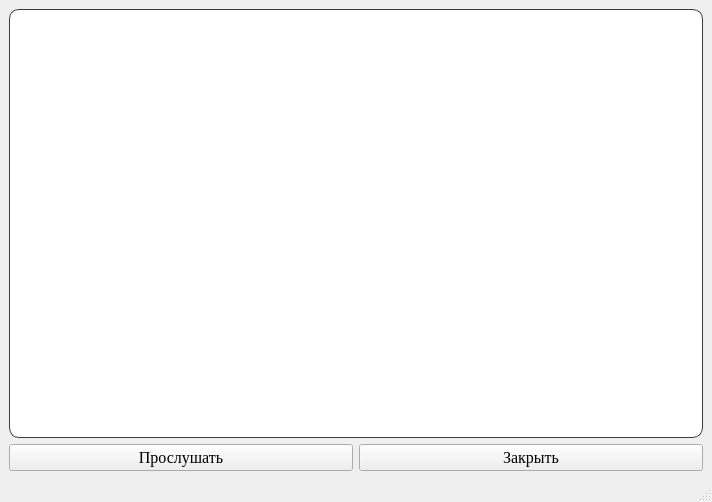
<?xml version="1.0" encoding="UTF-8"?>
<ui version="4.0">
 <class>MainWindow</class>
 <widget class="QMainWindow" name="MainWindow">
  <property name="geometry">
   <rect>
    <x>0</x>
    <y>0</y>
    <width>712</width>
    <height>502</height>
   </rect>
  </property>
  <property name="windowTitle">
   <string>MainWindow</string>
  </property>
  <widget class="QWidget" name="centralwidget">
   <layout class="QGridLayout" name="gridLayout">
    <item row="1" column="0">
     <widget class="QPushButton" name="pushButton_listen">
      <property name="font">
       <font>
        <family>Times New Roman</family>
        <pointsize>12</pointsize>
       </font>
      </property>
      <property name="text">
       <string>Прослушать</string>
      </property>
     </widget>
    </item>
    <item row="1" column="1">
     <widget class="QPushButton" name="pushButton_stop">
      <property name="font">
       <font>
        <family>Times New Roman</family>
        <pointsize>12</pointsize>
       </font>
      </property>
      <property name="text">
       <string>Закрыть</string>
      </property>
     </widget>
    </item>
    <item row="0" column="0" colspan="2">
     <widget class="QListWidget" name="listWidget">
      <property name="styleSheet">
       <string notr="true">color: rgb(60, 60, 60);
                        background-color: rgb(255, 255, 255);
                        border: 1px solid rgb(60, 60, 60);
                        border-radius: 10px</string>
      </property>
     </widget>
    </item>
   </layout>
  </widget>
  <widget class="QMenuBar" name="menubar">
   <property name="geometry">
    <rect>
     <x>0</x>
     <y>0</y>
     <width>712</width>
     <height>26</height>
    </rect>
   </property>
  </widget>
  <widget class="QStatusBar" name="statusbar"/>
 </widget>
 <resources/>
 <connections/>
</ui>
